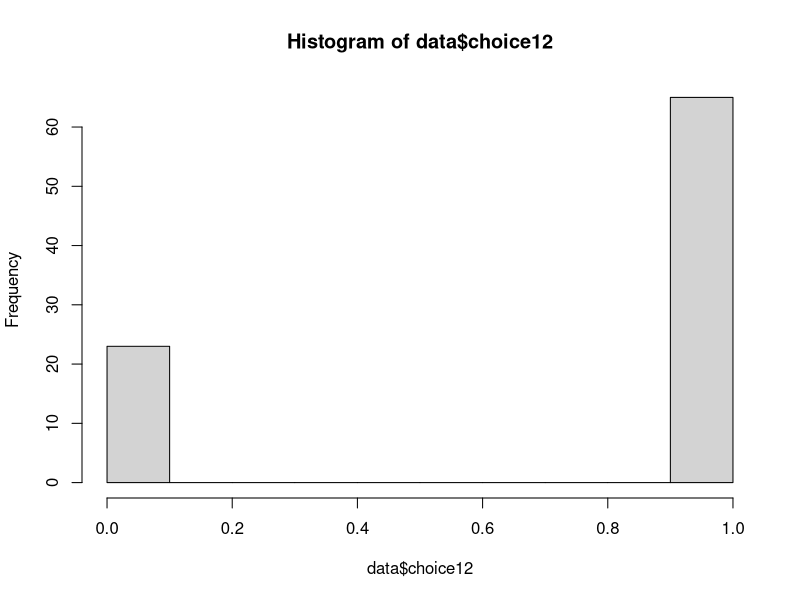
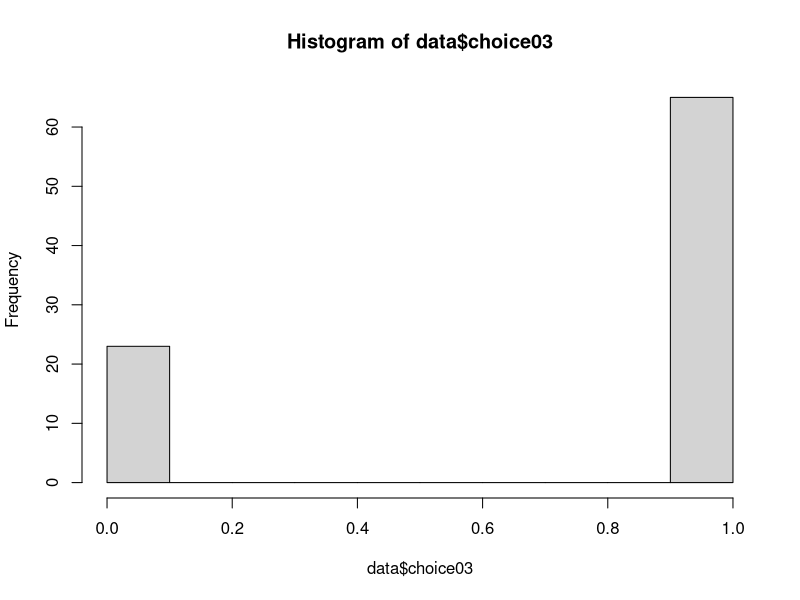
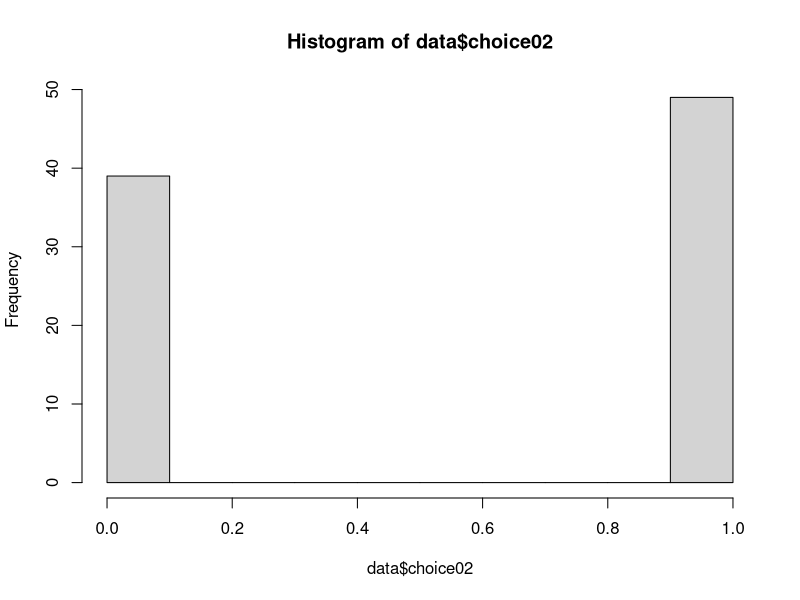
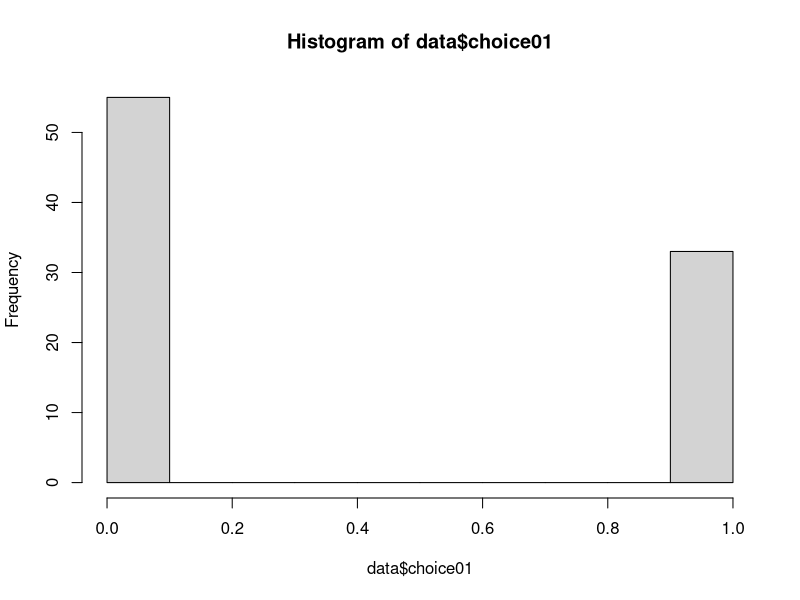

The R source for these figures, in order:
setwd("C:/Users/Can/Desktop/masterthesis")

data <- read.csv("data/full_data.csv")

prosocial_data <- read.csv("data/prosocial_data.csv")

library(MASS)

# run logistic regression

##### test for significant effects of choices to one another ##### 

summary(glm(choice0 ~ 
              choice00 + 
              choice01 +
              choice02 +
              choice03 +
              choice04 +
              choice05 +
              choice06, data = data, family = "binomial"))

summary(glm(choice1 ~ 
              choice11 +
              choice12 +
              choice13 +
              choice14 +
              choice15 +
              choice16, data = data, family = "binomial"))

summary(glm(choice2 ~ 
              choice22 +
              choice23 +
              choice24 +
              choice25 +
              choice26, data = data, family = "binomial"))

summary(glm(choice3 ~ 
              choice33 +
              choice34 +
              choice35 +
              choice36, data = data, family = "binomial"))

summary(glm(choice4 ~ 
              choice44 +
              choice45 +
              choice46, data = data, family = "binomial"))

##### test for significant effects of choices to one another pt2 ##### 

summary(glm(choice0 ~ choice00, data = data, family = "binomial"))

summary(glm(choice1 ~ choice02 + choice11, data = data, family = "binomial"))

summary(glm(choice2 ~ choice04 + choice13 + choice22, data = data, family = "binomial"))

summary(glm(choice3 ~ choice06 + choice15 + choice24 + choice33, data = data, family = "binomial"))

summary(glm(choice4 ~ choice26 + choice35 + choice44, data = data, family = "binomial"))

##### create new outcome variable that counts the number of "unfair" offers accepted #####

data$uo_accepted <- rowSums(data[, c("choice0", "choice1", "choice00", "choice01", "choice02", "choice03", "choice11", "choice12")] == 1)

table(data$uo_accepted)
summary(glm(uo_accepted ~ 
              choice00 +
              choice01 +
              choice02 +
              choice03 +
              choice04 +
              choice05 +
              choice06 +
              choice11 +
              choice12 +
              choice13 +
              choice14 +
              choice15 +
              choice16 +
              choice22 +
              choice23 +
              choice24 +
              choice25 +
              choice26 +
              choice33 +
              choice34 +
              choice35 +
              choice36 +
              choice44 +
              choice45 +
              choice46 +
              choice55 +
              choice56 +
              choice66, data = data, family = "poisson"))

hist(data$choice12)
hist(data$choice03)
hist(data$choice02)
hist(data$choice01)

